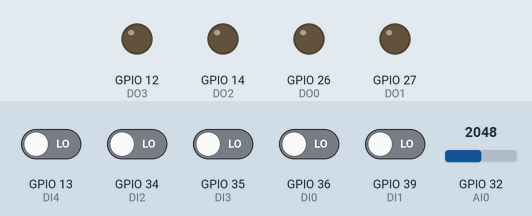
A sketch run on a simulated ESP32. On the bench: output pins drawn as LEDs (lit = HIGH). The inputs (shaded band) are chosen by the test bench; at power-on: GPIO 13 (DI4), GPIO 34 (DI2), GPIO 35 (DI3), GPIO 36 (DI0), GPIO 39 (DI1) LOW, GPIO 32 (AI0) = 2048.

Above: at 1.2 s.
1.3 s: GPIO 36 (DI0) driven HIGH
At 2.1 s:
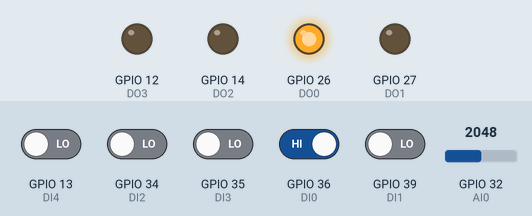
2.8 s: GPIO 39 (DI1) driven HIGH
At 3.3 s:
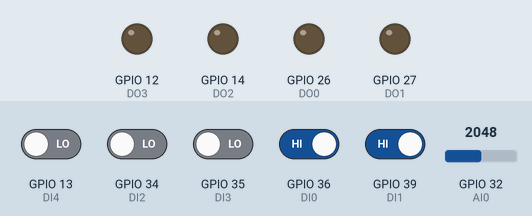
4.3 s: GPIO 39 (DI1) driven LOW
At 5.6 s:
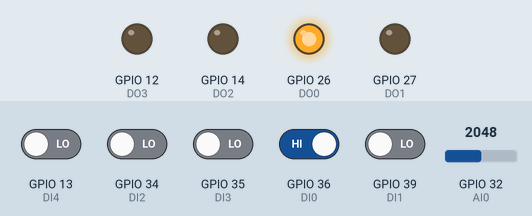
Timing chart, 0 to 7.3 s (numbered marks = the images above; inputs shaded):
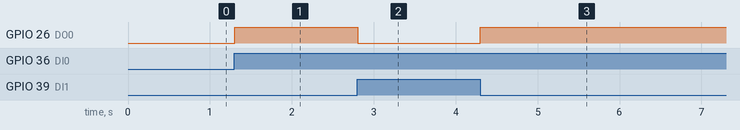

Measured:
- after the input at 1.3 s, GPIO 26 (DO0): LOW → HIGH at once
- after the input at 2.8 s, GPIO 26 (DO0): HIGH → LOW at once
- after the input at 4.3 s, GPIO 26 (DO0): LOW → HIGH at once

The sketch:

Ejercicio1.ino
```cpp
// Temporizadores

#define  numeroDeTON 16
struct temporizador {
    byte entrada;
    byte salida;
    unsigned long tiempo;
    unsigned long tiempoActual;
} TON[numeroDeTON];
struct temporizadorAux {
    byte bandera;
    unsigned long tiempo_Aux1;
    unsigned long tiempo_Aux2;
} TON_Aux[numeroDeTON];

void actualizarTON (int);

// Digitales
int DI0 = 36;
int DI1 = 39;
int DI2 = 34;
int DI3 = 35;
int DI4 = 13;


int DO0 = 26;
int DO1 = 27;
int DO2 = 14;
int DO3 = 12;
int DO4 = 9;
int DO5 = 2;


// Analogicas
int AI0 = 32;
int AI1 = 33;
int AI2 = 25;

//Variables
int X0;
int X1;
int X2;
int X3;
int X4;

int Y0;
int Y1;
int Y2;
int Y3;
int Y4;
int Y5;

// variables virtuales
#define NUMERO_RC 10
int RC[NUMERO_RC];

#define NUMERO_M 10
int M[NUMERO_M];

int VA0 = 0;
int VA1 = 0;
int VA2 = 0;

void actualizarSenalesDigitales();
void leerSenalesAnalog();

// Comunicación
/*
 *  CI|R  I  E |TI|NU|DATOS .....................  |LG|V| CF
    00 01 02 03 04 05 06 07 08 09 10 11 12 13 14 15 16 17 18
    CI -- Caracter Inicial
    TI    Tipo de instrucción
    NU    Numero de instrucción
    LG   Longitud
    V  Verificación
    CF  Caracter f
*/

#define bufferIndiceMaximo 120
byte bufferLectura[bufferIndiceMaximo];
int bufferIndice = 0;

byte bufferInstruccion[bufferIndiceMaximo];
int bufferIndiceInstruccion = 0;

void leerInstruccionDeBuffer(byte *, int *, byte *, int *);
void obtenerInstruccion();

char caracterDeInicio = '*';
char caracterDeFin = '?';

void colocarDatosEnBuffer();
void imprimirTrama(byte *, int , int );
byte obtenerByteDeArregloByte(byte* );


#define ADMINISTRACION 48 // 0
#define SOLICITAR_VERSION 49  //1
#define ENVIAR_VERSION 50   //2


#define CONTROL 49        // 1
#define SOLICITAR_TEMPERATURA 49 //1
#define ENVIAR_TEMPERATURA 50 //2
#define MOD_BANDERA 52 //4


void enviarTemperatura();

void setup() {

  // Puerto Serie

  pinMode(DI0, INPUT);
  pinMode(DI1, INPUT);
  pinMode(DI2, INPUT);
  pinMode(DI3, INPUT);
  pinMode(DI4, INPUT);

  pinMode(DO0, OUTPUT);
  pinMode(DO1, OUTPUT);
  pinMode(DO2, OUTPUT);
  pinMode(DO3, OUTPUT);
//  pinMode(DO4, OUTPUT);
//  pinMode(DO5, OUTPUT);

  // Configuracion del puerto serie
  Serial.begin(9600);

  // Temporizadores
  TON[0].tiempo = (unsigned long) 1000;
  TON[1].tiempo = (unsigned long) 500;
}

void loop() {


  // Procesando la comunicación
  colocarDatosEnBuffer();
  leerInstruccionDeBuffer(bufferLectura, &bufferIndice, bufferInstruccion, &bufferIndiceInstruccion);


  // Temporizador
  TON[0].entrada = !TON[1].salida;
  actualizarTON(0);

  TON[1].entrada = TON[0].salida;
  actualizarTON(1);

  //Y0 = X0;
  //Y1 = !Y0;
  RC[0] = (X0||RC[0]||M[0]) && !X1;
  Y0 = RC[0];

  //Y1 = X1;
  //Y2 = X2;
  //Y3 = X3;
  //Y4 = X4;
  //Serial.println(TON[1].tiempoActual);

  actualizarSenalesDigitales();
  leerSenalesAnalog();


}

void colocarDatosEnBuffer() {
  byte caracter = 0;
  int aux = 0;
  while(Serial.available() > 0) {
    caracter = Serial.read();
    bufferLectura[bufferIndice++] = caracter;

    if (bufferIndice  + 1 > bufferIndiceMaximo) {
      aux = bufferIndiceMaximo >> 1;
      for (int i = aux; i < bufferIndiceMaximo + 1; i++) {
        bufferIndice = i - aux;
        bufferLectura[bufferIndice] = bufferLectura[i];
      }
    }
  }
  //imprimirTrama(bufferLectura, 0, bufferIndice);
}

void imprimirTrama(byte *ptrTrama, int inicio, int tamanio) {
  Serial.print("\n>>");
  for (int k = inicio; k < inicio + tamanio ; k++) {
    Serial.write(ptrTrama[k]);
  }
}

void leerInstruccionDeBuffer(byte *ptrBufferLectura, int *ptrBufferIndice, byte *ptrBufferInstruccion,
  int *ptrTamanioBufferInstruccion) {
    int i  = 0;
    int k = 0;

    int encontrado = -1;

    if (ptrBufferLectura[*ptrBufferIndice-1] == caracterDeFin) {
      for (k = *ptrBufferIndice; k >= 0; --k) {
        if (ptrBufferLectura[k] == (byte) caracterDeInicio) {
          encontrado = k;
          //Serial.print(encontrado);
          if (encontrado >= 0) {
            *ptrTamanioBufferInstruccion = 0;

            for(int j = k; j < *ptrBufferIndice; j++) {
              ptrBufferInstruccion[*ptrTamanioBufferInstruccion] = ptrBufferLectura[j];
              (*ptrTamanioBufferInstruccion )++;

            }
            //imprimirTrama(ptrBufferInstruccion,0, *ptrTamanioBufferInstruccion );
            obtenerInstruccion();
            *ptrBufferIndice = k;
          }

        }

      }
    }

 }


void obtenerInstruccion(){
  int *tamanio;
  byte *cadena;

  int tipoDeInstruccion = 0;
  int numeroDeInstruccion = 0;

  tamanio = &bufferIndiceInstruccion;
  cadena = bufferInstruccion;

  tipoDeInstruccion =obtenerByteDeArregloByte(cadena + 4);
  numeroDeInstruccion = obtenerByteDeArregloByte(cadena + 5);
  //Serial.print(*tamanio);
//  Serial.print("TI: ");
//  Serial.print(tipoDeInstruccion);
//  Serial.print(" NI: ");
//  Serial.print(numeroDeInstruccion);
//  Serial.print("<<");

  switch(tipoDeInstruccion){

    case ADMINISTRACION:
        switch(numeroDeInstruccion) {
          case SOLICITAR_VERSION:
            Serial.print("La version es 0.0.1 ESP32 Sigfrido");
            break;
        }
        break;

    case CONTROL:
        switch(numeroDeInstruccion) {
          case SOLICITAR_TEMPERATURA:
            enviarTemperatura();
            break;

          case MOD_BANDERA:
            M[0] = 1;
           break;
        }
      break;
  }
}

void enviarTemperatura() {
  //Serial.print("La temperatura es: ");
  Serial.print(VA0 /7.5);
}

byte obtenerByteDeArregloByte(byte* arreglo) {
  byte *punteroByte;
  punteroByte = (byte *) arreglo;
  return *punteroByte;
}


void actualizarSenalesDigitales() {
  X0 = digitalRead(DI0);
  X1 = digitalRead(DI1);
  X2 = digitalRead(DI2);
  X3 = digitalRead(DI3);
  X4 = digitalRead(DI4);

  digitalWrite(DO0, Y0);
  digitalWrite(DO1, Y1);
  digitalWrite(DO2, Y2);
  digitalWrite(DO3, Y3);
  digitalWrite(DO4, Y4);
  digitalWrite(DO5, Y5);
}

void leerSenalesAnalog() {
  VA0 = analogRead(AI0);
}


// Temporizadores

void actualizarTON (int i) {
     if (TON [i].entrada)
   {
        if (!TON_Aux[i].bandera) {
           TON_Aux[i].bandera = true;
           TON_Aux[i].tiempo_Aux1 = millis ();
        }
        TON_Aux[i].tiempo_Aux2 = millis ();
        TON [i].tiempoActual = TON_Aux[i].tiempo_Aux2 - TON_Aux[i].tiempo_Aux1;

        if (TON [i].tiempoActual > TON [i].tiempo) {
            TON [i].salida = true;
        }
    } else {
        TON [i].salida = false;
        TON_Aux[i].bandera = false;
    }

}
```
